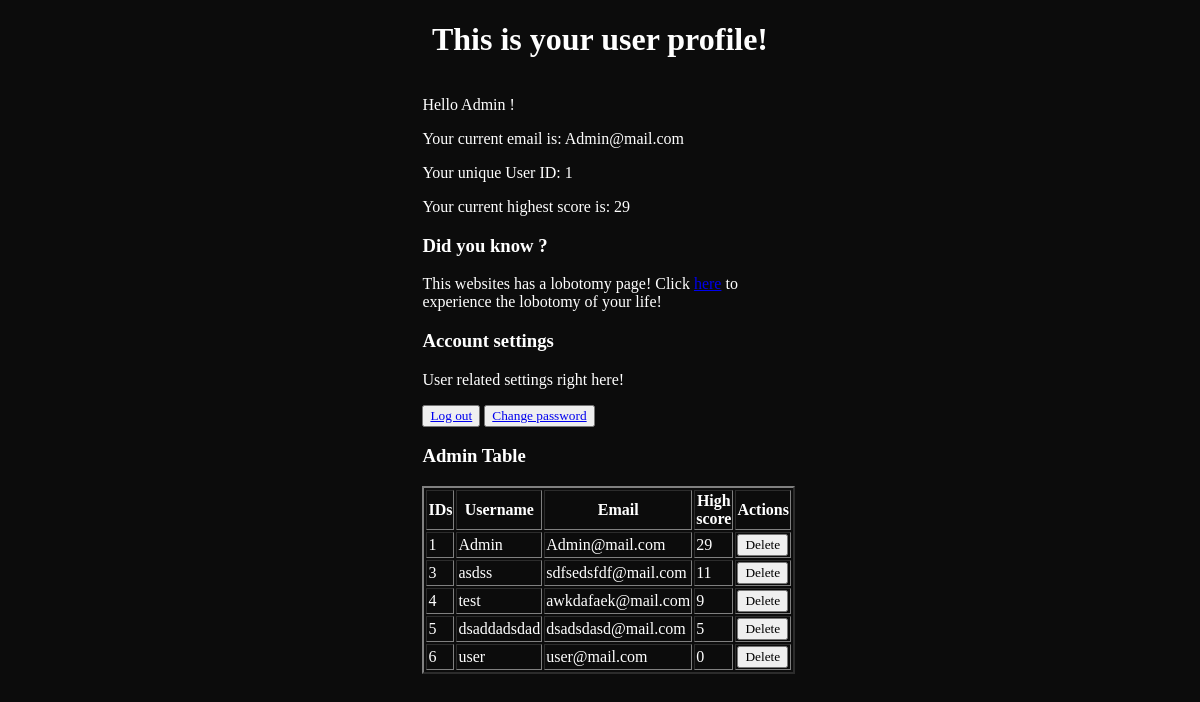
The app's page /profile (signed in), older data.
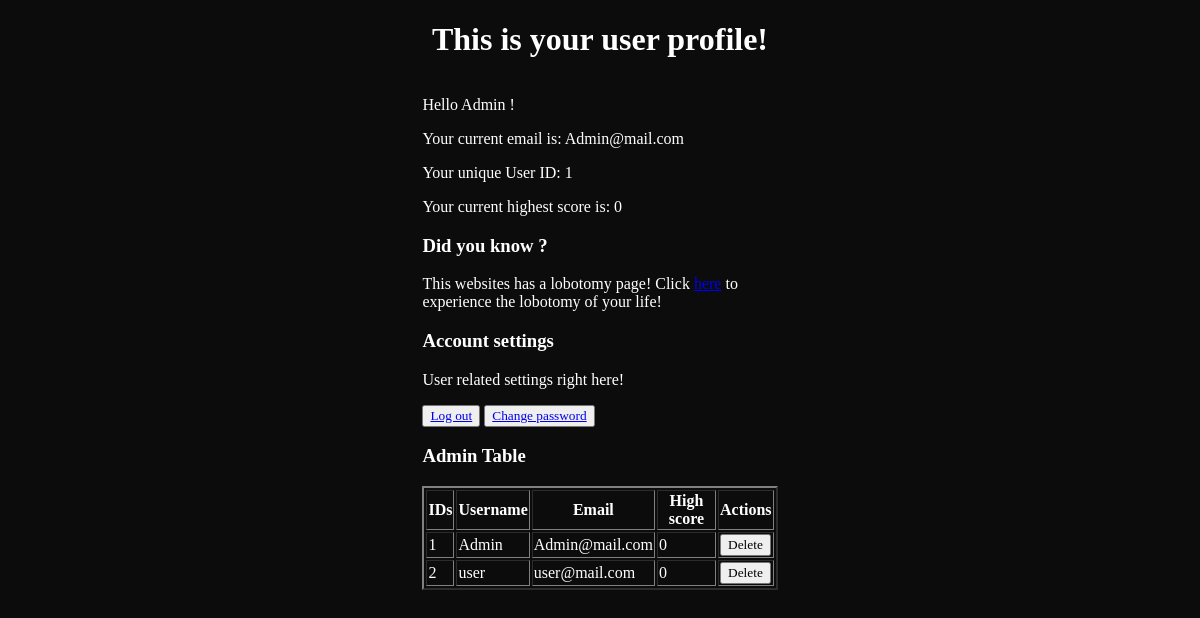
The same page, newer data.
### website/models.py (models this page shows, shortened)
class User(db.Model, UserMixin):
    id = db.Column(db.Integer, primary_key=True)
    email = db.Column(db.String(150), unique=True)# you MUST specify how long the string should be
    password = db.Column(db.String(150), unique=True)
    username = db.Column(db.String(150))
    role = db.Column(db.String(50), default='member')
    highest_score = db.Column(db.Integer, default=0)

### website/auth.py (the view)
@auth.route('/profile')
@login_required
def user_profile():
    users = get_all_users()
    return render_template("profile.html", users=users, user=current_user)

### website/__init__.py (called while the page is built)
def create_app():
    app = Flask(__name__) #name of the file that was ran, init flask
    app.config['SECRET_KEY'] = 'sdjofjsdfjsdvnsvronvonv' #secure cookie data do not share (shush)
    app.config['SQLALCHEMY_DATABASE_URI'] = f'sqlite:///{DB_NAME}'
    db.init_app(app)
    from .views import views
    from .auth import auth
    from flask_login import LoginManager
    app.register_blueprint(views, url_prefix='/')
    app.register_blueprint(auth, url_prefix='/') #lasam asa fara prefix
    from .models import User
    login_manager = LoginManager()
    login_manager.login_view = 'auth.login'
    login_manager.init_app(app)
    @login_manager.user_loader
    def load_user(id):
        return User.query.get(int(id)) #checks for the primary key
    create_database(app) #call the function
    return app

### website/auth.py (called while the page is built)
def get_all_users():
    users = User.query.all()
    return users

### website/templates/profile.html (shortened to what this page needs)
<!DOCTYPE html>
<html lang="en">
<head>
    <link href="static/styles.css" rel="stylesheet">
</head>
<body style="color: white;">
    <h1 style="text-align: center;">This is your user profile!</h1>
    <div class="flexbox">
        <div class="center-block">
            <p>Hello {{ current_user.username }} !</p>
            <p>Your current email is: {{ current_user.email }}</p>
            <p>Your unique User ID: {{ current_user.id }}</p>
            <p>Your current highest score is: {{ current_user.highest_score }}</p>
            <h3>Did you know ?</h3>
            <p>This websites has a lobotomy page! Click <a href="/lobotomy">here</a> to experience the lobotomy of your life!</p>
            <h3>Account settings</h2>
            <p>User related settings right here!</p>
            <button class="dontAsk"><a id="logout" href="/logout">Log out</a></button>
            <button class="dontAsk"><a href="/change-password">Change password</a></button>
            <div class="adminstuff">
                {% if current_user.id == 1 %}
                <h3>Admin Table</h2>
                <table border="2">
                    <tr>
                        <th>IDs</th>
                        <th>Username</th>
                        <th>Email</th>
                        <th>High score</th>
                        <th>Actions</th>
                    </tr>
                    {% for user in users %}
                        <tr id="user-{{ user.id }}">
                            <td>{{ user.id }}</td>
                            <td>{{ user.username }}</td>
                            <td>{{ user.email }}</td>
                            <td>{{ user.highest_score }}</td>
                            <td>
                                <button class="dontAsk" data-user-id="{{ user.id }}">Delete</button>
                            </td>
                        </tr>
                    {% endfor %}
                </table>
            {% endif %}
            </div>
        </div>
    </div>
</body>
</html>

### website/static/styles.css (style rules this page uses)
body { background-image: url('leBG.png'); background-repeat: no-repeat; background-attachment: fixed; background-size: cover; font-family: 'Fixedsys'; }
.dontAsk { font-family: 'Fixedsys'; }

### website/templates/profile.html (style rules this page uses)
.flexbox { display: flex; }
.center-block { width: 30%; margin-left: auto; margin-right: auto; }

Row changes from the older to the newer data that the page shows:
removed User: id "3", username "asdss", email "sdfsedsfdf@mail.com", highest_score "11"
removed User: id "4", username "test", email "awkdafaek@mail.com", highest_score "9"
removed User: id "5", username "dsaddadsdad", email "dsadsdasd@mail.com", highest_score "5"
removed User: id "6", username "user", email "user@mail.com", highest_score "0"
changed User "Admin": highest_score "29" → "0"
added User: id "2", username "user", email "user@mail.com", highest_score "0"
